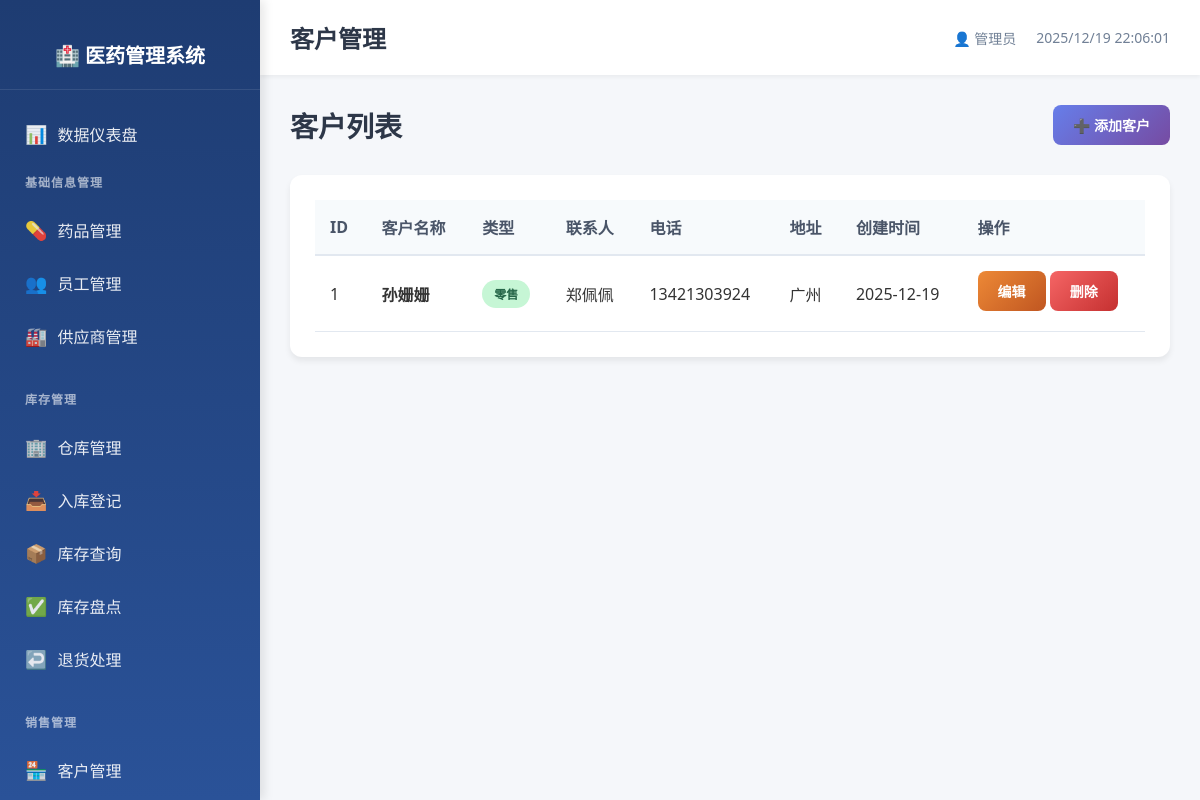
/basic/customers, run on an earlier commit of the app's database.
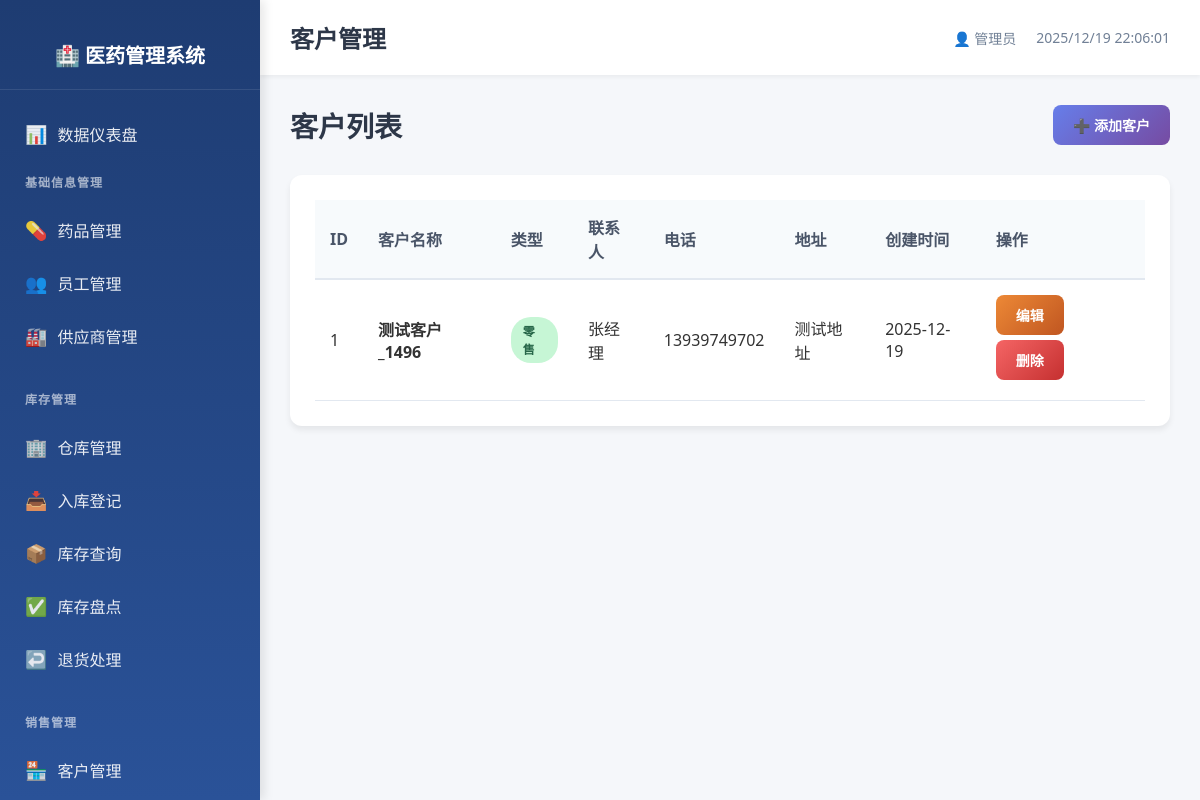
And on a later commit of the database.
### models.py (models this page shows)
class CustomerInfo(db.Model):
    __tablename__ = 'customer_info'
    customer_id = db.Column(db.Integer, primary_key=True, autoincrement=True)
    name = db.Column(db.String(100), nullable=False, index=True)
    type = db.Column(db.String(20), nullable=False)  # 零售/批发
    contact = db.Column(db.String(100))
    phone = db.Column(db.String(20), unique=True, index=True)
    address = db.Column(db.String(200))
    create_time = db.Column(db.DateTime, default=datetime.now, nullable=False)
    update_time = db.Column(db.DateTime, default=datetime.now, onupdate=datetime.now, nullable=False)

### routes/basic_info.py (the view)
@basic_bp.route('/customers')
def customer_list():
    customers = CustomerInfo.query.all()
    return render_template('basic/customer_list.html', customers=customers)

### templates/basic/customer_list.html (shortened to what this page needs)
{% extends "base.html" %}
{% block page_title %}客户管理{% endblock %}
{% block content %}
<div class="page-header">
    <h2>客户列表</h2>
    <a href="{{ url_for('basic.customer_add') }}" class="btn btn-primary">
        ➕ 添加客户
    </a>
</div>
<div class="table-card">
    <table class="data-table">
        <thead>
            <tr>
                <th>ID</th>
                <th>客户名称</th>
                <th>类型</th>
                <th>联系人</th>
                <th>电话</th>
                <th>地址</th>
                <th>创建时间</th>
                <th>操作</th>
            </tr>
        </thead>
        <tbody>
            {% for customer in customers %}
            <tr>
                <td>{{ customer.customer_id }}</td>
                <td><strong>{{ customer.name }}</strong></td>
                <td>
                    {% if customer.type == '批发' %}
                        <span class="badge badge-primary">批发</span>
                    {% else %}
                        <span class="badge badge-success">零售</span>
                    {% endif %}
                </td>
                <td>{{ customer.contact or '-' }}</td>
                <td>{{ customer.phone or '-' }}</td>
                <td>{{ customer.address or '-' }}</td>
                <td>{{ customer.create_time.strftime('%Y-%m-%d') if customer.create_time else '-' }}</td>
                <td>
                    <a href="{{ url_for('basic.customer_edit', customer_id=customer.customer_id) }}" class="btn btn-sm btn-warning">编辑</a>
                    <a href="{{ url_for('basic.customer_delete', customer_id=customer.customer_id) }}"
                       class="btn btn-sm btn-danger"
                       onclick="return confirm('确定要删除该客户吗？');">删除</a>
                </td>
            </tr>
            {% endfor %}
        </tbody>
    </table>
</div>
{% endblock %}

What changed in the data, as far as the page shows it:
changed CustomerInfo id 1: name "孙姗姗" → "测试客户_1496"; contact "郑佩佩" → "张经理"; phone "13421303924" → "13939749702"; address "广州" → "测试地址"
